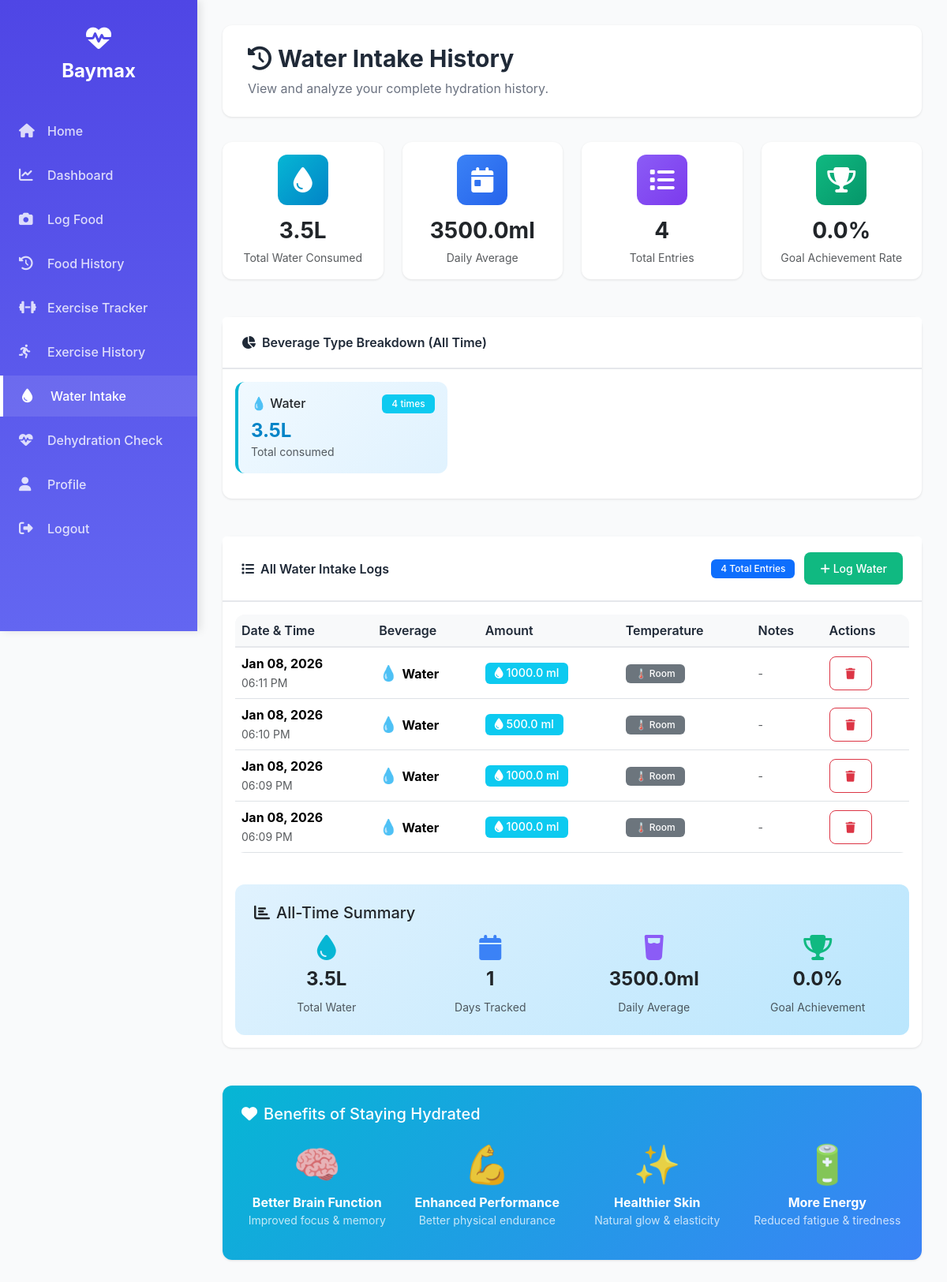
/water_history (signed in), run on the app's committed database.
### app.py (models this page shows)
class WaterIntake(db.Model):
    id = db.Column(db.Integer, primary_key=True)
    user_id = db.Column(db.Integer, db.ForeignKey('user.id'))
    amount_ml = db.Column(db.Float, nullable=False)  # Amount in milliliters
    timestamp = db.Column(db.DateTime, default=lambda: datetime.now(IST).replace(tzinfo=None))
    beverage_type = db.Column(db.String(50), default='water')  # water, tea, coffee, juice, etc.
    temperature = db.Column(db.String(20), default='room')  # cold, room, hot
    notes = db.Column(db.String(200), nullable=True)

### app.py (the view)
@app.route('/water_history')
@login_required
def water_history():
    logs = WaterIntake.query.filter_by(user_id=current_user.id).order_by(WaterIntake.timestamp.desc()).all()
    total_water = sum(log.amount_ml for log in logs)
    total_entries = len(logs)
    goal = WaterGoal.query.filter_by(user_id=current_user.id).first()
    daily_goal = goal.daily_goal_ml if goal else 2000
    if logs:
        first_log = logs[-1].timestamp
        days_tracked = (datetime.utcnow() - first_log).days + 1
        average_daily = round(total_water / days_tracked, 0) if days_tracked > 0 else 0
    else:
        days_tracked = 0
        average_daily = 0
    days_achieved_goal = 0
    daily_totals = {}
    for log in logs:
        date_key = log.timestamp.strftime('%Y-%m-%d')
        if date_key not in daily_totals:
            daily_totals[date_key] = 0
        daily_totals[date_key] += log.amount_ml
    for day_total in daily_totals.values():
        if day_total >= daily_goal:
            days_achieved_goal += 1
    achievement_rate = round((days_achieved_goal / len(daily_totals) * 100), 1) if daily_totals else 0
    beverage_breakdown = {}
    for log in logs:
        bev_type = log.beverage_type
        if bev_type not in beverage_breakdown:
            beverage_breakdown[bev_type] = {'count': 0, 'total_ml': 0}
        beverage_breakdown[bev_type]['count'] += 1
        beverage_breakdown[bev_type]['total_ml'] += log.amount_ml
    return render_template('water_history.html',
                         logs=logs,
                         total_water=total_water,
                         total_entries=total_entries,
                         days_tracked=days_tracked,
                         average_daily=average_daily,
                         achievement_rate=achievement_rate,
                         daily_goal=daily_goal,
                         beverage_breakdown=beverage_breakdown)

### templates/water_history.html (shortened to what this page needs)
{% extends "base.html" %}
{% block content %}
<div class="content-header">
    <h1><i class="fas fa-history me-2"></i>Water Intake History</h1>
    <p>View and analyze your complete hydration history.</p>
</div>
<div class="row g-4 mb-4">
    <div class="col-md-3">
        <div class="card">
            <div class="card-body text-center">
                <div style="width: 64px; height: 64px; background: linear-gradient(135deg, #06b6d4, #0284c7); border-radius: 12px; display: flex; align-items: center; justify-content: center; margin: 0 auto 1rem;">
                    <i class="fas fa-tint text-white fa-2x"></i>
                </div>
                <h3 class="mb-1 fw-bold">{{ (total_water / 1000)|round(1) }}L</h3>
                <small class="text-muted">Total Water Consumed</small>
            </div>
        </div>
    </div>
    <div class="col-md-3">
        <div class="card">
            <div class="card-body text-center">
                <div style="width: 64px; height: 64px; background: linear-gradient(135deg, #3b82f6, #2563eb); border-radius: 12px; display: flex; align-items: center; justify-content: center; margin: 0 auto 1rem;">
                    <i class="fas fa-calendar-day text-white fa-2x"></i>
                </div>
                <h3 class="mb-1 fw-bold">{{ average_daily }}ml</h3>
                <small class="text-muted">Daily Average</small>
            </div>
        </div>
    </div>
    <div class="col-md-3">
        <div class="card">
            <div class="card-body text-center">
                <div style="width: 64px; height: 64px; background: linear-gradient(135deg, #8b5cf6, #7c3aed); border-radius: 12px; display: flex; align-items: center; justify-content: center; margin: 0 auto 1rem;">
                    <i class="fas fa-list text-white fa-2x"></i>
                </div>
                <h3 class="mb-1 fw-bold">{{ total_entries }}</h3>
                <small class="text-muted">Total Entries</small>
            </div>
        </div>
    </div>
    <div class="col-md-3">
        <div class="card">
            <div class="card-body text-center">
                <div style="width: 64px; height: 64px; background: linear-gradient(135deg, #10b981, #059669); border-radius: 12px; display: flex; align-items: center; justify-content: center; margin: 0 auto 1rem;">
                    <i class="fas fa-trophy text-white fa-2x"></i>
                </div>
                <h3 class="mb-1 fw-bold">{{ achievement_rate }}%</h3>
                <small class="text-muted">Goal Achievement Rate</small>
            </div>
        </div>
    </div>
</div>
{% if beverage_breakdown %}
<div class="row mb-4">
    <div class="col-12">
        <div class="card">
            <div class="card-header">
                <i class="fas fa-chart-pie me-2"></i>Beverage Type Breakdown (All Time)
            </div>
            <div class="card-body">
                <div class="row">
                    {% for beverage, data in beverage_breakdown.items() %}
                    <div class="col-md-4 mb-3">
                        <div class="p-3" style="background: linear-gradient(135deg, #f0f9ff 0%, #e0f2fe 100%); border-radius: 12px; border-left: 4px solid #06b6d4;">
                            <div class="d-flex justify-content-between align-items-center mb-2">
                                <h6 class="mb-0">
                                    {% if beverage == 'water' %}💧
                                    {% elif beverage == 'tea' %}🍵
                                    {% elif beverage == 'coffee' %}☕
                                    {% elif beverage == 'juice' %}🧃
                                    {% elif beverage == 'milk' %}🥛
                                    {% elif beverage == 'smoothie' %}🥤
                                    {% else %}🥤{% endif %}
                                    {{ beverage|title }}
                                </h6>
                                <span class="badge bg-info">{{ data.count }} times</span>
                            </div>
                            <h4 class="mb-0 fw-bold" style="color: #0284c7;">{{ (data.total_ml / 1000)|round(1) }}L</h4>
                            <small class="text-muted">Total consumed</small>
                        </div>
                    </div>
                    {% endfor %}
                </div>
            </div>
        </div>
    </div>
</div>
{% endif %}
<div class="row">
    <div class="col-12">
        <div class="card">
            <div class="card-header d-flex justify-content-between align-items-center">
                <span><i class="fas fa-list me-2"></i>All Water Intake Logs</span>
                <div>
                    <span class="badge bg-primary">{{ logs|length }} Total Entries</span>
                    <a href="{{ url_for('water_intake') }}" class="btn btn-sm btn-success ms-2">
                        <i class="fas fa-plus me-1"></i>Log Water
                    </a>
                </div>
            </div>
            <div class="card-body">
                {% if logs %}
                <div class="table-responsive">
                    <table class="table table-hover align-middle">
                        <thead class="table-light">
                            <tr>
                                <th>Date & Time</th>
                                <th>Beverage</th>
                                <th>Amount</th>
                                <th>Temperature</th>
                                <th>Notes</th>
                                <th>Actions</th>
                            </tr>
                        </thead>
                        <tbody>
                            {% for log in logs %}
                            <tr>
                                <td>
                                    <div>
                                        <strong>{{ log.timestamp.strftime('%b %d, %Y') }}</strong>
                                        <br>
                                        <small class="text-muted">{{ log.timestamp.strftime('%I:%M %p') }}</small>
                                    </div>
                                </td>
                                <td>
                                    <span style="font-size: 1.2rem;">
                                        {% if log.beverage_type == 'water' %}💧
                                        {% elif log.beverage_type == 'tea' %}🍵
                                        {% elif log.beverage_type == 'coffee' %}☕
                                        {% elif log.beverage_type == 'juice' %}🧃
                                        {% elif log.beverage_type == 'milk' %}🥛
                                        {% elif log.beverage_type == 'smoothie' %}🥤
                                        {% else %}🥤{% endif %}
                                    </span>
                                    <strong>{{ log.beverage_type|title }}</strong>
                                </td>
                                <td>
                                    <span class="badge bg-info" style="font-size: 0.9rem;">
                                        <i class="fas fa-tint me-1"></i>{{ log.amount_ml }} ml
                                    </span>
                                </td>
                                <td>
                                    {% if log.temperature == 'cold' %}
                                        <span class="badge bg-primary">❄️ Cold</span>
                                    {% elif log.temperature == 'hot' %}
                                        <span class="badge bg-danger">🔥 Hot</span>
                                    {% else %}
                                        <span class="badge bg-secondary">🌡️ Room</span>
                                    {% endif %}
                                </td>
                                <td>
                                    {% if log.notes %}
                                        <small class="text-muted">{{ log.notes[:50] }}{% if log.notes|length > 50 %}...{% endif %}</small>
                                    {% else %}
                                        <small class="text-muted">-</small>
                                    {% endif %}
                                </td>
                                <td>
                                    <form method="post" action="{{ url_for('delete_water', intake_id=log.id) }}"
                                          style="display: inline;"
                                          onsubmit="return confirm('Are you sure you want to delete this water log?');">
                                        <button type="submit" class="btn btn-sm btn-outline-danger" title="Delete">
                                            <i class="fas fa-trash"></i>
                                        </button>
                                    </form>
                                </td>
                            </tr>
                            {% endfor %}
                        </tbody>
                    </table>
                </div>
                <div class="mt-4 p-4" style="background: linear-gradient(135deg, #e0f2fe 0%, #bae6fd 100%); border-radius: 12px;">
                    <h5 class="mb-3"><i class="fas fa-chart-bar me-2"></i>All-Time Summary</h5>
                    <div class="row text-center">
                        <div class="col-md-3">
                            <div class="mb-2">
                                <i class="fas fa-tint fa-2x" style="color: #06b6d4;"></i>
                            </div>
                            <h4 class="fw-bold">{{ (total_water / 1000)|round(1) }}L</h4>
                            <small class="text-muted">Total Water</small>
                        </div>
                        <div class="col-md-3">
                            <div class="mb-2">
                                <i class="fas fa-calendar fa-2x" style="color: #3b82f6;"></i>
                            </div>
                            <h4 class="fw-bold">{{ days_tracked }}</h4>
                            <small class="text-muted">Days Tracked</small>
                        </div>
                        <div class="col-md-3">
                            <div class="mb-2">
                                <i class="fas fa-glass-water fa-2x" style="color: #8b5cf6;"></i>
                            </div>
                            <h4 class="fw-bold">{{ average_daily }}ml</h4>
                            <small class="text-muted">Daily Average</small>
                        </div>
                        <div class="col-md-3">
                            <div class="mb-2">
                                <i class="fas fa-trophy fa-2x" style="color: #10b981;"></i>
                            </div>
                            <h4 class="fw-bold">{{ achievement_rate }}%</h4>
                            <small class="text-muted">Goal Achievement</small>
                        </div>
                    </div>
                </div>
                {% endif %}
            </div>
        </div>
    </div>
</div>
<div class="row mt-4">
    <div class="col-12">
        <div class="card" style="background: linear-gradient(135deg, #06b6d4 0%, #3b82f6 100%); color: white; border: none;">
            <div class="card-body p-4">
                <h5 class="mb-3"><i class="fas fa-heart me-2"></i>Benefits of Staying Hydrated</h5>
                <div class="row">
                    <div class="col-md-3 text-center mb-3">
                        <div style="font-size: 3rem; opacity: 0.9;">🧠</div>
                        <strong>Better Brain Function</strong>
                        <small class="d-block opacity-75">Improved focus & memory</small>
                    </div>
                    <div class="col-md-3 text-center mb-3">
                        <div style="font-size: 3rem; opacity: 0.9;">💪</div>
                        <strong>Enhanced Performance</strong>
                        <small class="d-block opacity-75">Better physical endurance</small>
                    </div>
                    <div class="col-md-3 text-center mb-3">
                        <div style="font-size: 3rem; opacity: 0.9;">✨</div>
                        <strong>Healthier Skin</strong>
                        <small class="d-block opacity-75">Natural glow & elasticity</small>
                    </div>
                    <div class="col-md-3 text-center mb-3">
                        <div style="font-size: 3rem; opacity: 0.9;">🔋</div>
                        <strong>More Energy</strong>
                        <small class="d-block opacity-75">Reduced fatigue & tiredness</small>
                    </div>
                </div>
            </div>
        </div>
    </div>
</div>
{% endblock %}

### data on the page
WaterIntake: beverage_type "Water", count "4", total_ml "3.5", timestamp "Jan 08, 2026", timestamp "06:11 PM", amount_ml "1000.0", temperature "🌡️ Room"
WaterIntake: timestamp "Jan 08, 2026", timestamp "06:10 PM", beverage_type "Water", amount_ml "500.0", temperature "🌡️ Room"
WaterIntake: timestamp "Jan 08, 2026", timestamp "06:09 PM", beverage_type "Water", amount_ml "1000.0", temperature "🌡️ Room"
WaterIntake: timestamp "Jan 08, 2026", timestamp "06:09 PM", beverage_type "Water", amount_ml "1000.0", temperature "🌡️ Room"

### other printed values
{{ (total_water / 1000)|round(1) }} "3.5"
{{ total_entries }} "4"
{{ achievement_rate }} "0.0"
{{ logs|length }} "4"
